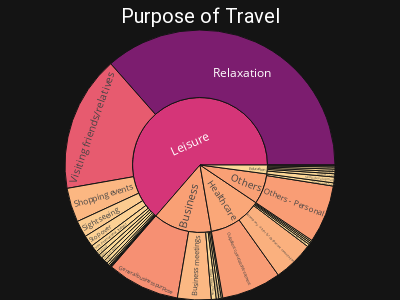

Write notebook code for a chart like this one.
### Markdown cell above
## 3.6 Visual 6 <a id="part3.6"></a>

### Code cell
purpose = df.groupby(['Purpose_grp','Purpose'])['case'].count().to_frame()
purpose = purpose.reset_index()

fig6 = px.sunburst(purpose, path=['Purpose_grp', 'Purpose'], values='case',
                   color='case',
                   color_continuous_scale='Sunsetdark')

fig6.update_layout(
    paper_bgcolor='#141414',
    margin=dict(l=0, r=0, t=30, b=0),
    coloraxis_showscale=False,
    height=300,
    width=400,
    uniformtext_minsize=12,
    title={'text': "Purpose of Travel",
           'font': {'size': 20,'family': 'Roboto','color':'#FFFFFF'},
           'x': 0.5,
           'y':0.97,
           'xanchor': 'center'})

fig6.show()

### Figure 1 — Plotly figure (JSON) as saved in the notebook; plotly's stock layout.template omitted (floating-point values rounded to 4 significant figures)
{"data": [{"branchvalues": "total", "customdata": [[3], [431], [16], [19], [26], [358], [52], [27], [41], [6], [17], [34], [26], [4], [15], [772], [25], [16], [41], [23], [36], [616], [34], [634], [9], [3244], [24], [364], [177], [62], [46], [121], [12], [6], [22], [2], [3], [1], [76], [1446], [582.3], [36.56], [515.6], [2265.0], [585.6]], "domain": {"x": [0, 1], "y": [0, 1]}, "hovertemplate": "labels=%{label}<br>case_sum=%{value}<br>parent=%{parent}<br>id=%{id}<br>case=%{color}<extra></extra>", "ids": ["Education/Accompany international student", "Healthcare/Accompany visitor for Outpatient consultation", "Business/Accompanying a business visitor", "Healthcare/Accompanying visitor for Day surgery", "Healthcare/Accompanying visitor for In-patient treatment", "Business/Business meetings", "Business/Company sponsored holiday", "Business/Convention/conference", "Leisure/Cruise", "Leisure/Cultural Festivals", "Healthcare/Day-surgery", "Education/Executive training", "Business/Exhibition/Trade show", "Leisure/Family Entertainment", "Leisure/Gathering info on Education", "Business/General business purpose", "Education/In-house company training", "Healthcare/In-patient treatment", "Leisure/Integrated Resorts", "Leisure/Music-related", "Leisure/Others", "Others/Others - Personal", "Others/Others - Work Related", "Healthcare/Outpatient consultation/treatment", "Leisure/Performing Arts", "Leisure/Relaxation", "Education/School trips", "Leisure/Shopping events", "Leisure/Sightseeing", "Education/Skills development", "Leisure/Sporting", "Leisure/Stopover", "Education/Student enrichment programmes", "Education/Student events", "Education/Study mission", "Leisure/To experience different cultures", "Leisure/To experience the food/food events in Singapore", "Leisure/To experience the nightlife in Singapore", "Leisure/Visit international student", "Leisure/Visiting friends/relatives", "Business", "Education", "Healthcare", "Leisure", "Others"], "labels": ["Accompany international student", "Accompany visitor for Outpatient consultation", "Accompanying a business visitor", "Accompanying visitor for Day surgery", "Accompanying visitor for In-patient treatment", "Business meetings", "Company sponsored holiday", "Convention/conference", "Cruise", "Cultural Festivals", "Day-surgery", "Executive training", "Exhibition/Trade show", "Family Entertainment", "Gathering info on Education", "General business purpose", "In-house company training", "In-patient treatment", "Integrated Resorts", "Music-related", "Others", "Others - Personal", "Others - Work Related", "Outpatient consultation/treatment", "Performing Arts", "Relaxation", "School trips", "Shopping events", "Sightseeing", "Skills development", "Sporting", "Stopover", "Student enrichment programmes", "Student events", "Study mission", "To experience different cultures", "To experience the food/food events in Singapore", "To experience the nightlife in Singapore", "Visit international student", "Visiting friends/relatives", "Business", "Education", "Healthcare", "Leisure", "Others"], "marker": {"coloraxis": "coloraxis", "colors": [3, 431, 16, 19, 26, 358, 52, 27, 41, 6, 17, 34, 26, 4, 15, 772, 25, 16, 41, 23, 36, 616, 34, 634, 9, 3244, 24, 364, 177, 62, 46, 121, 12, 6, 22, 2, 3, 1, 76, 1446, 582.3, 36.56, 515.6, 2265.0, 585.6]}, "name": "", "parents": ["Education", "Healthcare", "Business", "Healthcare", "Healthcare", "Business", "Business", "Business", "Leisure", "Leisure", "Healthcare", "Education", "Business", "Leisure", "Leisure", "Business", "Education", "Healthcare", "Leisure", "Leisure", "Leisure", "Others", "Others", "Healthcare", "Leisure", "Leisure", "Education", "Leisure", "Leisure", "Education", "Leisure", "Leisure", "Education", "Education", "Education", "Leisure", "Leisure", "Leisure", "Leisure", "Leisure", "", "", "", "", ""], "type": "sunburst", "values": [3, 431, 16, 19, 26, 358, 52, 27, 41, 6, 17, 34, 26, 4, 15, 772, 25, 16, 41, 23, 36, 616, 34, 634, 9, 3244, 24, 364, 177, 62, 46, 121, 12, 6, 22, 2, 3, 1, 76, 1446, 1251, 188, 1143, 5655, 650]}], "layout": {"coloraxis": {"colorbar": {"title": {"text": "case"}}, "colorscale": [[0, "rgb(252, 222, 156)"], [0.1667, "rgb(250, 164, 118)"], [0.3333, "rgb(240, 116, 110)"], [0.5, "rgb(227, 79, 111)"], [0.6667, "rgb(220, 57, 119)"], [0.8333, "rgb(185, 37, 122)"], [1, "rgb(124, 29, 111)"]], "showscale": false}, "height": 300, "legend": {"tracegroupgap": 0}, "margin": {"b": 0, "l": 0, "r": 0, "t": 30}, "paper_bgcolor": "#141414", "title": {"font": {"color": "#FFFFFF", "family": "Roboto", "size": 20}, "text": "Purpose of Travel", "x": 0.5, "xanchor": "center", "y": 0.97}, "uniformtext": {"minsize": 12}, "width": 400}}
